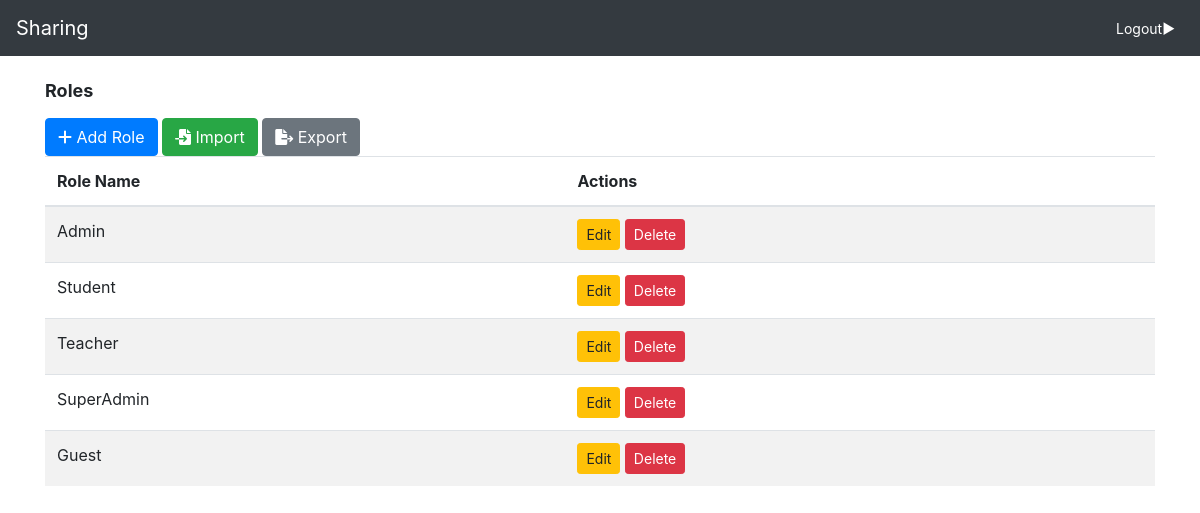
Page /role/roles/ (signed in) on the committed database.
### role/models.py (models this page shows, shortened)
class Role(models.Model):
    role_name = models.CharField(max_length=255)

### role/views.py (the view)
# urls.py: path('roles/', views.role_list, name='role_list'),
def role_list(request):
    roles = Role.objects.all()  # Lấy danh sách các role
    form = ExcelImportForm()
    return render(request, 'role_list.html', { 'roles': roles, 'form': form})

### role/templates/role_list.html (shortened to what this page needs)
{% extends 'base.html' %}
{% load static %}
{% block content %}
<div class="container mt-4">
    <h2>Roles</h2>
    <div class="mt-3">
      <a href="{% url 'role:role_add' %}" class="btn btn-primary" title="Add New Role" data-toggle="tooltip">
        <i class="fas fa-plus"></i> Add Role
      </a>
      <button class="btn btn-success" title="Import Roles from Excel" data-toggle="modal" data-target="#importModal" data-toggle="tooltip">
        <i class="fas fa-file-import"></i> Import
      </button>
      <a href="{% url 'role:export_roles' %}" class="btn btn-secondary" title="Export Roles to Excel" data-toggle="tooltip">
        <i class="fas fa-file-export"></i> Export
      </a>
    </div>
    <table class="table table-striped">
        <thead>
            <tr>
                <th>Role Name</th>
                <th>Actions</th>
            </tr>
        </thead>
        <tbody>
            {% for role in roles %}
            <tr>
                <td>{{ role.role_name }}</td>
                <td>
                    <a href="{% url 'role:role_edit' role.pk %}" class="btn btn-warning btn-sm">Edit</a>
                    <a href="{% url 'role:role_delete' role.pk %}" class="btn btn-danger btn-sm">Delete</a>
                </td>
            </tr>
            {% endfor %}
        </tbody>
    </table>
</div>
{% endblock %}

### courses/static/css/styles.css (style rules this page uses)
h2 { font-size: 18px; font-weight: bold; }

### rows in the picture
Role: role_name "Admin"
Role: role_name "Student"
Role: role_name "Teacher"
Role: role_name "SuperAdmin"
Role: role_name "Guest"
